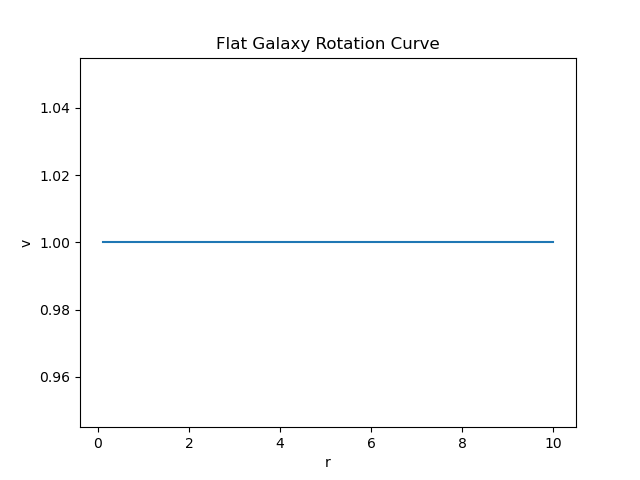

Source code (Python):
import numpy as np
import matplotlib.pyplot as plt

r = np.linspace(0.1, 10, 500)
v = np.ones_like(r)

plt.figure()
plt.plot(r, v)
plt.xlabel("r")
plt.ylabel("v")
plt.title("Flat Galaxy Rotation Curve")
plt.savefig("rotation_curve.png")
plt.show()
